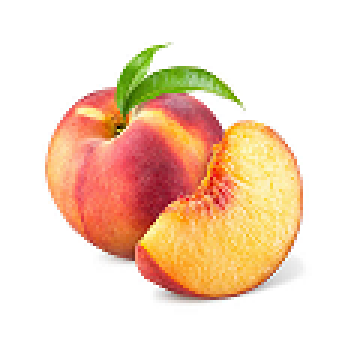
#> input picture 林同學作業/peach.png, 117 x 117 px (shown 3 times larger)
$ python A4_test.py
#> lines starting #> are read from the running program, lines starting #| are printed output that depends on the picture; long printed decimals are rounded
import numpy as np
import matplotlib.image as img
import matplotlib.pyplot as plt
import scipy.sparse as sp
import scipy.sparse.linalg as spla
import math
from sklearn.cluster import KMeans

def searchSimilarity(img):

    # get the width (w), height (h), and # of colors (c) from the image
    [h, w, c] = np.array(img).shape

    N = w*h

    # those lists will be used to store a sparse matrix S
    li = []
    lj = []
    lv = []
    deg = np.zeros(N)
    mean = 0
    std = 0

    # Here we use a vector to represent an image.
    # Each pixel is an element, so the vector length l = w*h.
    # We will use the row major to define the index of each pixel.

    # We need to compute the "similarity" among pixels,
    # and store them in a matrix S, whose size is l*l.
    # But only adjacent pixels are considered to have "location similarity".
    # So the matrix is highly "sparse", which means it has many zeros.

    # Therefore, we will use the sparse matrix format to store S.
    # The format we used is called "COOrdinate" (COO), which stores
    # each nonzero element by (i, j, v), the index (i,j) and the value v.
    #

    #---------------------------------------------------------
    def computeSim(i1, j1, i2, j2):
        # v1 and v2 are vectors of size = 3.
        d = img[i1, j1, :]-img[i2, j2, :]
        v = np.linalg.norm(d)
        return v

    def insert(i, j , v):
        # insert the index (i,j) (j,i) and the value v to the matrix
        nonlocal mean, std
        li.append(i)
        lj.append(j)
        lv.append(v)
        li.append(j)
        lj.append(i)
        lv.append(v)
        mean = mean + v
        std = std + v*v

    #---------------------------------------------------------
    for h_idx in range(h):
        for w_idx in range(w):
            i = h_idx*h + w_idx  # source
            # down
            if (h_idx<h-1):
                j = i + w      # destination
                v = computeSim(h_idx, w_idx, h_idx+1, w_idx)
                insert(i, j, v)

            # right
            if (w_idx < w-1):
                j = i + 1      # destination
                v = computeSim(h_idx, w_idx, h_idx, w_idx+1)
                insert(i, j, v)

    # construct the sparse matrix
    sz = len(li)
    mean = mean / sz
    std = math.sqrt(std/sz - mean*mean)
    print(mean, std)

    for i in range(sz):
        lv[i] = -math.exp(-lv[i]*2/std)
        deg[li[i]] = deg[li[i]] - lv[i]

    for i in range(N):
        li.append(i)
        lj.append(i)
        lv.append(1)
        deg[i] = math.sqrt(deg[i])

    for i in range(sz):
        lv[i] = lv[i]/deg[li[i]]/deg[lj[i]]

    L = sp.coo_matrix((lv, (li,lj)), shape=(N, N))

    return L, w, h

# -------- spectral clustering ------------------
def SpectralClustering(image, nCluster):
    ''' the returned values of searchSimilarity are
        L: Laplacian matrix in the COO format
        w, h: the width and height of the image
    '''
    L, w, h = searchSimilarity(image)

	# call scipy.sparse.linalg.eigs to get the smallest eigenvalues
	# and its corresponding eigenvectors
    vals, vecs = sp.linalg.eigs(L, which='SM')

	# use the values in eigenvectors as features and call K-means to
	# cluster pixels
    clf = KMeans(n_clusters=nCluster)
    clf.fit(vecs.astype(float))
    img_labels = np.reshape(clf.labels_, (w, h))
    return img_labels

# -------- Kmeans Clustering --------------------
def KMeansClustering(image, nCluster):
    ''' Use RGB values as features to cluster objects.
    '''
    [h, w, c] = np.array(image).shape
    N = w*h
    img = np.reshape(image, (N, c))

    clf = KMeans(n_clusters=nCluster)
    clf.fit(img)
    img_labels = np.reshape(clf.labels_, (h, w))
    return img_labels

# -------- main program -------------------------
image = img.imread('peach.png')
#> image is the input picture: shape (117, 117, 4) float32; mean R, G, B, A 0.957, 0.854, 0.77, 1

nCluster = 5

img1 = KMeansClustering(image, nCluster)
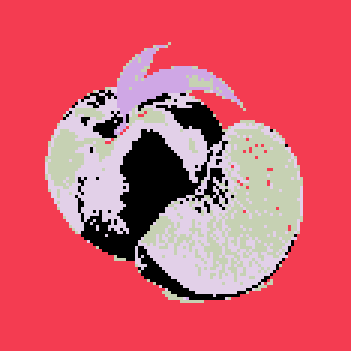
#> img1: shape (117, 117) int32 (shown 3 times larger); 5 distinct labels, from 0 to 4; one colour per label, 0 black
img2 = SpectralClustering(image, nCluster)
#| 0.03058 0.1001
#> in SpectralClustering, `img_labels = np.reshape(clf.labels_, (w, h))`:
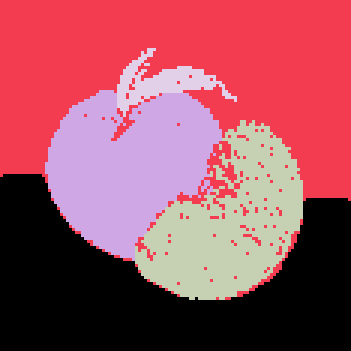
#> img_labels: shape (117, 117) int32 (shown 3 times larger); 5 distinct labels, from 0 to 4; one colour per label, 0 black


plt.figure(1)
plt.subplot(121)
plt.imshow(img1)
plt.title('RGB KMeans')
plt.subplot(122)
plt.imshow(img2)
plt.title('SpectralClustering KMeans')
plt.show()
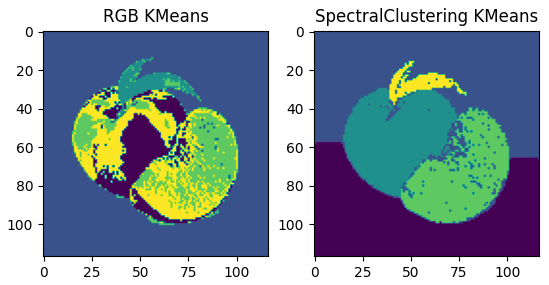
#> figure drawn by matplotlib, 2 panels
